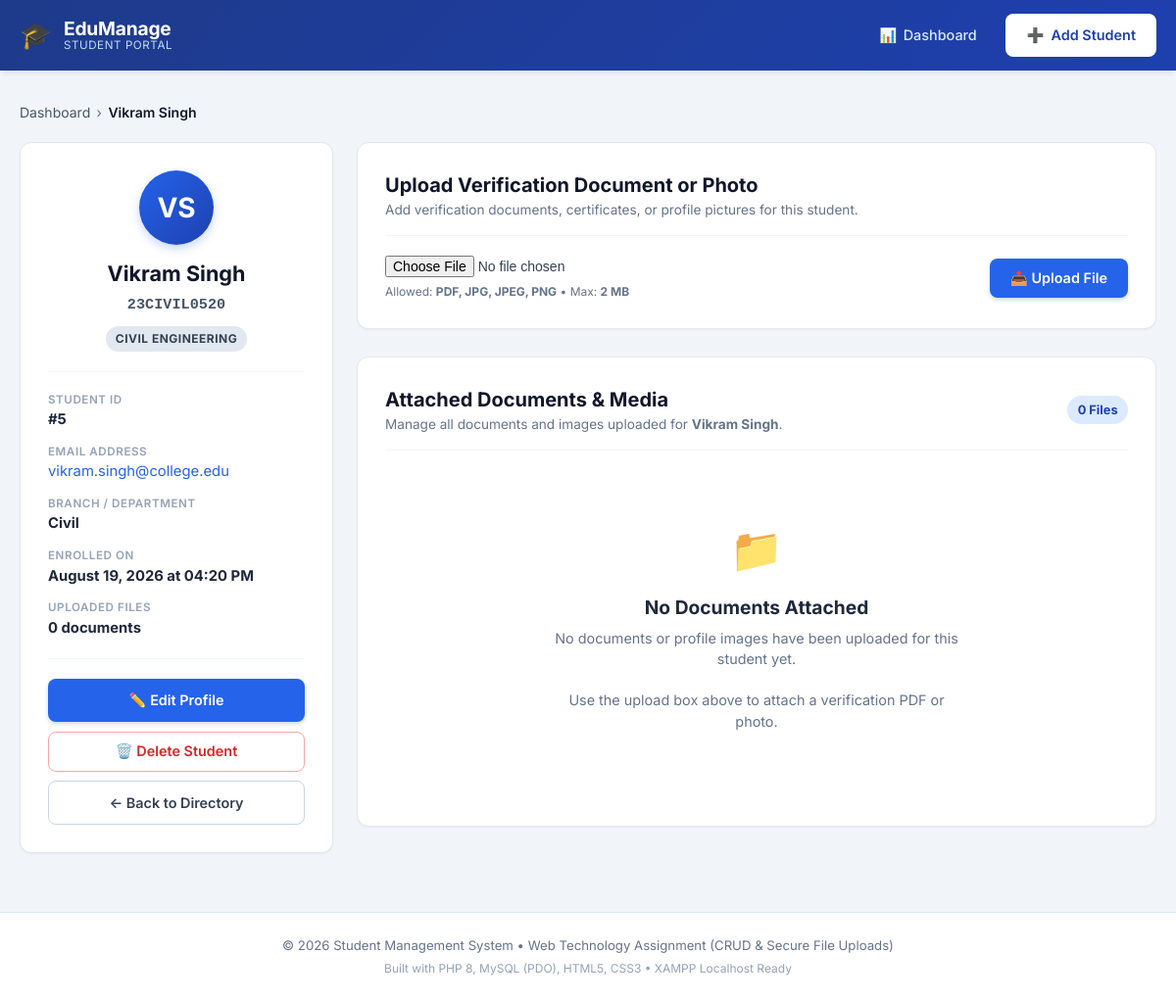
/Question2_StudentManagement/view_student.php?id=5, run on the app's committed database.
### tables this page shows
CREATE TABLE IF NOT EXISTS `students` (
  `id` INT AUTO_INCREMENT PRIMARY KEY,
  `name` VARCHAR(100) NOT NULL,
  `roll_number` VARCHAR(50) NOT NULL UNIQUE,
  `email` VARCHAR(150) NOT NULL,
  `course` VARCHAR(100) NOT NULL,
  `created_at` TIMESTAMP DEFAULT CURRENT_TIMESTAMP,
  INDEX `idx_students_roll` (`roll_number`),
  INDEX `idx_students_course` (`course`)
);

### Question2_StudentManagement/db.php (called while the page is built, shortened)
    <?php
function e(?string $string): string {
    return htmlspecialchars($string ?? '', ENT_QUOTES, 'UTF-8');
}

### Question2_StudentManagement/view_student.php (the view, shortened to what this page needs)
<?php
require_once __DIR__ . '/db.php';
$id = filter_input(INPUT_GET, 'id', FILTER_VALIDATE_INT);
try {
    $stmtStudent = $pdo->prepare("SELECT * FROM students WHERE id = :id LIMIT 1");
    $stmtStudent->execute([':id' => $id]);
    $student = $stmtStudent->fetch();
    $stmtFiles = $pdo->prepare("
        SELECT id, original_filename, stored_filename, file_path, file_type, file_size, upload_date
        FROM student_files
        WHERE student_id = :id
        ORDER BY id DESC
    ");
    $stmtFiles->execute([':id' => $id]);
    $files = $stmtFiles->fetchAll();
} catch (PDOException $e) {
    setFlash('error', 'Database error: ' . $e->getMessage());
    header('Location: index.php');
    exit();
}
$initials = '';
$nameParts = explode(' ', trim($student['name']));
foreach ($nameParts as $part) {
    if (!empty($part)) $initials .= strtoupper($part[0]);
    if (strlen($initials) >= 2) break;
}
require_once __DIR__ . '/header.php';
?>
<div class="breadcrumb-nav">
    <a href="index.php">Dashboard</a> &rsaquo;
    <span><?php echo e($student['name']); ?></span>
</div>
<div class="profile-layout">
    <div class="profile-sidebar">
        <div class="card profile-card">
            <div class="profile-header">
                <div class="profile-avatar" aria-hidden="true">
                    <?php echo e($initials ?: 'ST'); ?>
                </div>
                <h2 class="profile-name"><?php echo e($student['name']); ?></h2>
                <span class="profile-roll"><?php echo e($student['roll_number']); ?></span>
                <span class="course-badge course-badge-<?php echo strtolower(e($student['course'])); ?>">
                    <?php echo e($student['course']); ?> Engineering
                </span>
            </div>
            <div class="profile-info-list">
                <div class="info-row">
                    <span class="info-label">Student ID</span>
                    <strong class="info-value">#<?php echo e($student['id']); ?></strong>
                </div>
                <div class="info-row">
                    <span class="info-label">Email Address</span>
                    <a href="mailto:<?php echo e($student['email']); ?>" class="info-value info-link">
                        <?php echo e($student['email']); ?>
                    </a>
                </div>
                <div class="info-row">
                    <span class="info-label">Branch / Department</span>
                    <strong class="info-value"><?php echo e($student['course']); ?></strong>
                </div>
                <div class="info-row">
                    <span class="info-label">Enrolled On</span>
                    <strong class="info-value"><?php echo date('F d, Y \a\t h:i A', strtotime($student['created_at'])); ?></strong>
                </div>
                <div class="info-row">
                    <span class="info-label">Uploaded Files</span>
                    <strong class="info-value"><?php echo count($files); ?> document<?php echo count($files) === 1 ? '' : 's'; ?></strong>
                </div>
            </div>
            <div class="profile-actions">
                <a href="edit_student.php?id=<?php echo e($student['id']); ?>" class="btn btn-primary btn-block">
                    <span>✏️ Edit Profile</span>
                </a>
                <button
                    type="button"
                    class="btn btn-danger-outline btn-block"
                    onclick="confirmDelete(<?php echo (int) $student['id']; ?>, '<?php echo addslashes(e($student['name'])); ?>', '<?php echo addslashes(e($student['roll_number'])); ?>')"
                >
                    <span>🗑️ Delete Student</span>
                </button>
                <a href="index.php" class="btn btn-secondary btn-block">
                    &larr; Back to Directory
                </a>
            </div>
        </div>
    </div>
    <div class="profile-main" id="documents">
        <div class="card upload-card">
            <div class="card-header-bar">
                <div class="header-titles">
                    <h3 class="section-title">Upload Verification Document or Photo</h3>
                    <p class="section-subtitle">Add verification documents, certificates, or profile pictures for this student.</p>
                </div>
            </div>
            <form method="POST" action="upload_file.php" enctype="multipart/form-data" class="upload-inline-form">
                <div class="upload-controls-row">
                    <div class="file-picker-wrapper">
                        <input
                            type="file"
                            name="student_file"
                            id="student_file"
                            class="file-control"
                            accept=".pdf,.jpg,.jpeg,.png,application/pdf,image/jpeg,image/png"
                            required
                        >
                        <span class="upload-specs-hint">Allowed: <strong>PDF, JPG, JPEG, PNG</strong> &bull; Max: <strong>2 MB</strong></span>
                    </div>
                    <button type="submit" class="btn btn-primary upload-btn">
                        <span>📤 Upload File</span>
                    </button>
                </div>
            </form>
        </div>
        <div class="card files-gallery-card">
            <div class="card-header-bar">
                <div class="header-titles">
                    <h3 class="section-title">Attached Documents &amp; Media</h3>
                    <p class="section-subtitle">Manage all documents and images uploaded for <strong><?php echo e($student['name']); ?></strong>.</p>
                </div>
                <span class="badge badge-counter"><?php echo count($files); ?> File<?php echo count($files) === 1 ? '' : 's'; ?></span>
            </div>
            <?php if (empty($files)): ?>
                <div class="empty-state files-empty">
                    <span class="empty-icon">📁</span>
                    <h4>No Documents Attached</h4>
                    <p>No documents or profile images have been uploaded for this student yet.</p>
                    <p class="empty-hint">Use the upload box above to attach a verification PDF or photo.</p>
                </div>
            <?php endif; ?>
        </div>
    </div>
</div>
<?php require_once __DIR__ . '/footer.php'; ?>

### data on the page
students: name "Vikram Singh", roll_number "23CIVIL0520", course "CIVIL", id "5", email "vikram.singh@college.edu", course "Civil", created_at "August 19, 2026 at 04:20 PM"

### other printed values
$initials ?: 'ST' "VS"
count($files) "0"
